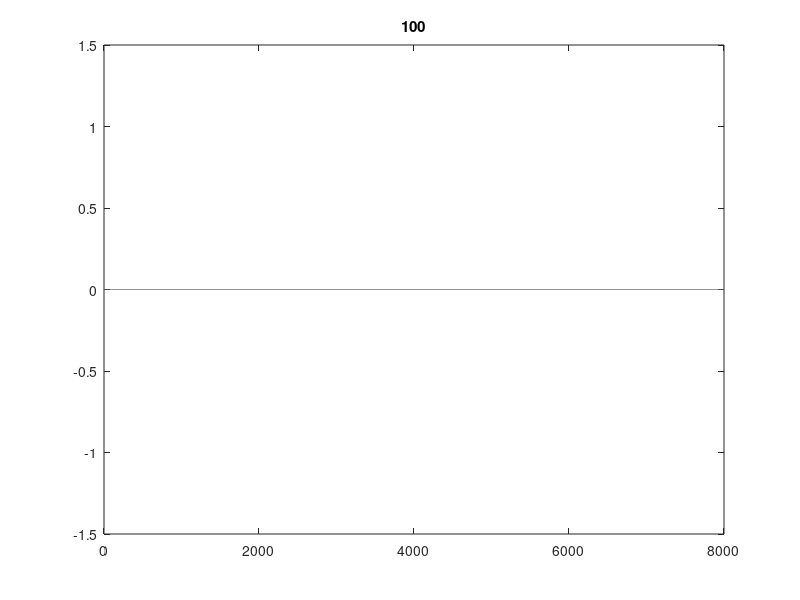

This chart was generated by the following MATLAB code: (Note: this script raises an error after producing the figure.)
%1D FDTD simulation
%A wave impinges upon a gold layer (20 nm thick)
%The gold is modelled by the Drude - critical point (DCP) model
%and the FDTD method is based on the bilinear Z-transform

% Prokopidis Kostas, 25/12/2012

clear all;
NZ=8000; %computational domain
m0=12.566E-7; %permability of free space
e0=8.854187817620E-12; %permittivity of free space
c0=1/sqrt(e0*m0); %velocity of light

%-----------------------------------------
Q=0.3; %Courant number
dz=1e-9; %space step
dt=Q*dz/c0; %time step

Nt=30000; %Number of time steps
%-----------------------------------------

%slab of 20nm
za=4000;
zb=4019;

% Parameters of Au from paper of Vial 2011
 epsilon_inf=1.1431;
 omega_D=1.3202e16;
 gamma=1.0805e14;
 
 A=[0.26698 3.0834];
 phi_m=[-1.2371 -1.0968];
 Omega=[3.8711e15 4.1684e15];
 Gamma=[4.4642e14 2.3555e15];

% Parameters of Au from paper of Vial 2007
% epsilon_inf=1.0300;
% omega_D=1.3064e16;
% gamma=1.1274e14;
% 
% A=[0.86822 1.37];
% phi_m=[-0.60756 -0.087341];
% Omega=[4.0812e15 6.4269e15];
% Gamma=[7.3277e14 6.7371e14];

%matrices
EX=zeros(3,NZ); 
HY=zeros(1,NZ-1);
DX=zeros(1,NZ);

%auxiliary variable
M_er=length(A)+1;
F=zeros(M_er,2,NZ-1);


% source constants
zsource=3; %the source location

%source (A)
%t0=100;
%func(1:Nt)=exp(-((1:Nt)*dt-3*t0*dt).^2./(t0*dt)^2); 

%source (B)
f_high=3e15;
tw=2/(pi*f_high);
t0=4*tw;
func(1:Nt)=exp(-((1:Nt)*dt-t0).^2./(tw)^2); 

%FDTD coefficients
a_0=2.*A.*Omega.*(Omega.*cos(phi_m)-Gamma.*sin(phi_m));
a_1=-2.*A.*Omega.*sin(phi_m);
b_0=Omega.^2+Gamma.^2;
b_1=2*Gamma;

%The Drude term is included here
a_0=[a_0 omega_D^2];
a_1=[a_1 0];
b_0=[b_0 0];
b_1=[b_1 gamma];

%Coefficients of the term in Z-domain
c_0=2.*a_1.*dt+a_0.*(dt)^2;
c_1=2.*a_0.*(dt)^2;
c_2=a_0.*(dt)^2-2.*a_1.*dt;

d_0=4+2.*b_1.*dt+b_0.*(dt)^2;
d_1=-8+2.*b_0.*(dt)^2;
d_2=4-2.*b_1.*dt+b_0.*(dt)^2;

c_EX=e0*(epsilon_inf+sum(c_0./d_0));


cH=dt/(m0*dz);
cE=dt/(e0*dz);

c_Mur=(c0*dt-dz)/(c0*dt+dz);

for n=1:Nt
        
   %Mur's ABC at k=NZ (part a)
   EX(1,NZ)=EX(1,NZ-1)-c_Mur.*EX(1,NZ);
   
   %Mur's ABC at k=1 (part a)
   EX(1,1)=EX(1,2)-c_Mur.*EX(1,1);
   
   %free space
   EX(1,2:za-1)=EX(1,2:za-1)-cE*(HY(2:za-1)-HY(1:za-2));
   
    
  %interface k=za
  %more code to be added here later ...
  

  % slab of gold [za,zb]
     
  %calculate DX
  DX(za:zb)=DX(za:zb)-(dt/dz)*(HY(za:zb)-HY(za-1:zb-1));
    
  %update EX
  for k=za:zb
      
  %back-storing EX
  EX(3,k)=EX(2,k);
  EX(2,k)=EX(1,k);
      
  temp=0;
    for p=1:M_er
        temp=temp+EX(2,k)*(c_1(p)/d_0(p))+EX(3,k)*(c_2(p)/d_0(p))-F(p,1,k)*(d_1(p)/d_0(p))-F(p,2,k)*(d_2(p)/d_0(p));
    
    end
   EX(1,k)=(DX(k)-e0*temp)/c_EX; 
    
   for p=1:M_er
       %back-storing F
   Temp=F(p,2,k);  
   F(p,2,k)=F(p,1,k); 
    
  %update F
 
  F(p,1,k)=(c_0(p)/d_0(p))*EX(1,k)+(c_1(p)/d_0(p))*EX(2,k)+(c_2(p)/d_0(p))*EX(3,k)...
      -(d_1(p)/d_0(p))*F(p,2,k)-(d_2(p)/d_0(p))*Temp;    
  end
   
  end  
  
  
  %interface k=zb
  %more code to be added here later...
 
   %free space
   EX(1,zb+1:NZ-1)=EX(1,zb+1:NZ-1)-cE*(HY(zb+1:NZ-1)-HY(zb:NZ-2));
      
   %Mur's ABC at k=NZ (part b)
   EX(1,NZ)=EX(1,NZ)+c_Mur.*EX(1,NZ-1);
   
   %Mur's ABC at k=1 (part b)
   EX(1,1)=EX(1,1)+c_Mur.*EX(1,2);
   
   %source (soft)
   EX(1,zsource)=EX(1,zsource)+func(n); 
             
   %Observation point
   
   PCP_Z(n)=EX(1,3999); 
   TCP_Z(n)=EX(1,4020);
    
   %H -component   
   HY(1:NZ-1)=HY(1:NZ-1)-cH*(EX(1,2:NZ)-EX(1,1:NZ-1));
   
   %movie
   if rem(n,100)==0;
       s=int2str(n);
       n2=n/100;
       clf;
       plot(EX(1,:));
       title(n);
       axis([0 8000 -1.5 1.5]);
       if n==100;
	M=moviein(100);
       end;
       hold;
       clc;
       M(:,n2)=getframe;
   end;  
   
   
   
end
%t=dt:dt:Nt*dt;
%plot(t./1e-9,PCP,'g');
%xlabel('t (nsec)');







